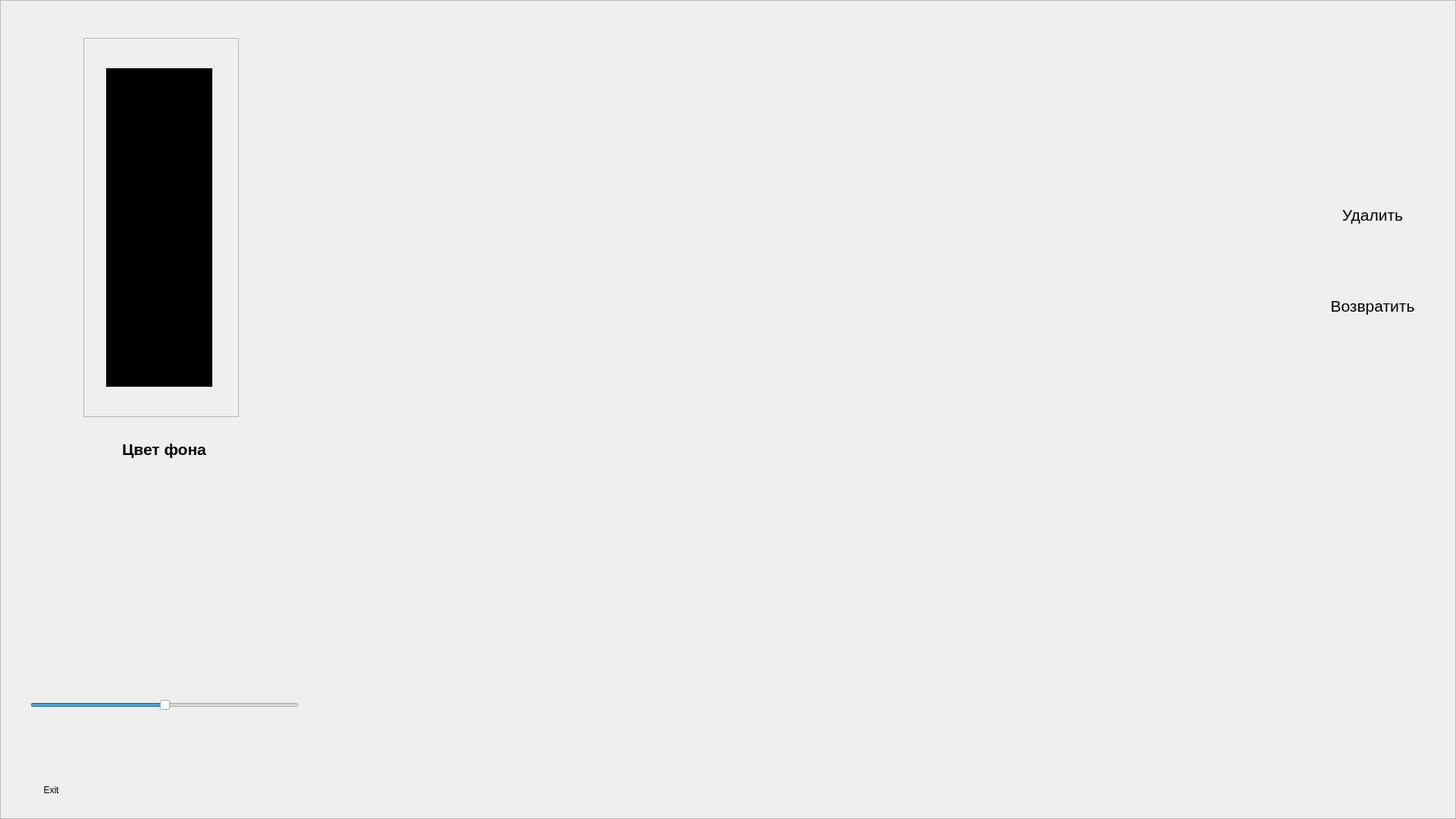
<?xml version="1.0" encoding="UTF-8"?>
<ui version="4.0">
 <class>PaintWindow</class>
 <widget class="QWidget" name="PaintWindow">
  <property name="geometry">
   <rect>
    <x>0</x>
    <y>0</y>
    <width>1920</width>
    <height>1080</height>
   </rect>
  </property>
  <property name="contextMenuPolicy">
   <enum>Qt::NoContextMenu</enum>
  </property>
  <property name="windowTitle">
   <string>Form</string>
  </property>
  <property name="windowOpacity">
   <double>1.000000000000000</double>
  </property>
  <property name="autoFillBackground">
   <bool>false</bool>
  </property>
  <property name="styleSheet">
   <string notr="true"/>
  </property>
  <widget class="QPushButton" name="btnExit">
   <property name="geometry">
    <rect>
     <x>30</x>
     <y>1030</y>
     <width>75</width>
     <height>23</height>
    </rect>
   </property>
   <property name="text">
    <string>Exit</string>
   </property>
   <property name="flat">
    <bool>true</bool>
   </property>
  </widget>
  <widget class="QGroupBox" name="groupBoxColor">
   <property name="geometry">
    <rect>
     <x>140</x>
     <y>90</y>
     <width>140</width>
     <height>420</height>
    </rect>
   </property>
   <property name="styleSheet">
    <string notr="true">background-color: rgb(0, 0, 0);</string>
   </property>
   <property name="title">
    <string/>
   </property>
   <property name="checkable">
    <bool>false</bool>
   </property>
   <widget class="QWidget" name="gridLayoutWidget">
    <property name="geometry">
     <rect>
      <x>0</x>
      <y>0</y>
      <width>141</width>
      <height>421</height>
     </rect>
    </property>
    <layout class="QGridLayout" name="gridLayoutColor">
     <property name="spacing">
      <number>0</number>
     </property>
    </layout>
   </widget>
  </widget>
  <widget class="QLabel" name="labMessage">
   <property name="geometry">
    <rect>
     <x>453</x>
     <y>50</y>
     <width>1070</width>
     <height>94</height>
    </rect>
   </property>
   <property name="font">
    <font>
     <pointsize>22</pointsize>
     <weight>75</weight>
     <bold>true</bold>
    </font>
   </property>
   <property name="styleSheet">
    <string notr="true">color: rgb(0, 0, 0);
background-image: url(:/messageBox);</string>
   </property>
   <property name="text">
    <string/>
   </property>
   <property name="alignment">
    <set>Qt::AlignCenter</set>
   </property>
  </widget>
  <widget class="QPushButton" name="btnSetFoneColor">
   <property name="geometry">
    <rect>
     <x>170</x>
     <y>660</y>
     <width>95</width>
     <height>95</height>
    </rect>
   </property>
   <property name="font">
    <font>
     <pointsize>12</pointsize>
    </font>
   </property>
   <property name="styleSheet">
    <string notr="true">color: rgb(0, 0, 0);</string>
   </property>
   <property name="text">
    <string/>
   </property>
   <property name="flat">
    <bool>true</bool>
   </property>
  </widget>
  <widget class="QSlider" name="sldLineWidth">
   <property name="geometry">
    <rect>
     <x>40</x>
     <y>900</y>
     <width>354</width>
     <height>60</height>
    </rect>
   </property>
   <property name="font">
    <font>
     <pointsize>12</pointsize>
    </font>
   </property>
   <property name="minimum">
    <number>1</number>
   </property>
   <property name="maximum">
    <number>5</number>
   </property>
   <property name="pageStep">
    <number>1</number>
   </property>
   <property name="sliderPosition">
    <number>3</number>
   </property>
   <property name="tracking">
    <bool>true</bool>
   </property>
   <property name="orientation">
    <enum>Qt::Horizontal</enum>
   </property>
   <property name="tickPosition">
    <enum>QSlider::NoTicks</enum>
   </property>
   <property name="tickInterval">
    <number>0</number>
   </property>
  </widget>
  <widget class="QLabel" name="labSlider">
   <property name="geometry">
    <rect>
     <x>40</x>
     <y>830</y>
     <width>354</width>
     <height>71</height>
    </rect>
   </property>
   <property name="styleSheet">
    <string notr="true">background-image: url(:/slider_label);</string>
   </property>
   <property name="text">
    <string/>
   </property>
  </widget>
  <widget class="QFrame" name="frame">
   <property name="geometry">
    <rect>
     <x>519</x>
     <y>218</y>
     <width>943</width>
     <height>594</height>
    </rect>
   </property>
   <property name="sizePolicy">
    <sizepolicy hsizetype="Preferred" vsizetype="Ignored">
     <horstretch>0</horstretch>
     <verstretch>0</verstretch>
    </sizepolicy>
   </property>
   <property name="frameShape">
    <enum>QFrame::NoFrame</enum>
   </property>
   <property name="frameShadow">
    <enum>QFrame::Raised</enum>
   </property>
   <property name="lineWidth">
    <number>0</number>
   </property>
   <property name="midLineWidth">
    <number>1</number>
   </property>
   <widget class="QWidget" name="verticalLayoutWidget">
    <property name="geometry">
     <rect>
      <x>0</x>
      <y>0</y>
      <width>941</width>
      <height>591</height>
     </rect>
    </property>
    <layout class="QVBoxLayout" name="frameLayout">
     <property name="spacing">
      <number>0</number>
     </property>
    </layout>
   </widget>
  </widget>
  <widget class="QFrame" name="frameBtnColor">
   <property name="geometry">
    <rect>
     <x>110</x>
     <y>50</y>
     <width>205</width>
     <height>500</height>
    </rect>
   </property>
   <property name="styleSheet">
    <string notr="true">background-image: url(:/panelColorButtons);</string>
   </property>
   <property name="frameShape">
    <enum>QFrame::StyledPanel</enum>
   </property>
   <property name="frameShadow">
    <enum>QFrame::Raised</enum>
   </property>
  </widget>
  <widget class="QLabel" name="labForButton">
   <property name="geometry">
    <rect>
     <x>130</x>
     <y>580</y>
     <width>173</width>
     <height>180</height>
    </rect>
   </property>
   <property name="font">
    <font>
     <pointsize>16</pointsize>
     <weight>75</weight>
     <bold>true</bold>
    </font>
   </property>
   <property name="styleSheet">
    <string notr="true">background-image: url(:/labelForButton);</string>
   </property>
   <property name="text">
    <string>Цвет фона</string>
   </property>
   <property name="alignment">
    <set>Qt::AlignHCenter|Qt::AlignTop</set>
   </property>
   <property name="margin">
    <number>15</number>
   </property>
  </widget>
  <widget class="QFrame" name="frame_2">
   <property name="geometry">
    <rect>
     <x>0</x>
     <y>0</y>
     <width>1920</width>
     <height>1080</height>
    </rect>
   </property>
   <property name="styleSheet">
    <string notr="true">background-image: url(:/backgroundPaintWindow);</string>
   </property>
   <property name="frameShape">
    <enum>QFrame::StyledPanel</enum>
   </property>
   <property name="frameShadow">
    <enum>QFrame::Raised</enum>
   </property>
   <widget class="QPushButton" name="btnNext">
    <property name="geometry">
     <rect>
      <x>1600</x>
      <y>360</y>
      <width>95</width>
      <height>95</height>
     </rect>
    </property>
    <property name="font">
     <font>
      <pointsize>14</pointsize>
     </font>
    </property>
    <property name="styleSheet">
     <string notr="true">color: rgb(0, 0, 0);</string>
    </property>
    <property name="text">
     <string/>
    </property>
    <property name="flat">
     <bool>true</bool>
    </property>
   </widget>
   <widget class="QPushButton" name="btnPrev">
    <property name="geometry">
     <rect>
      <x>1600</x>
      <y>230</y>
      <width>95</width>
      <height>95</height>
     </rect>
    </property>
    <property name="font">
     <font>
      <pointsize>14</pointsize>
     </font>
    </property>
    <property name="styleSheet">
     <string notr="true">color: rgb(0, 0, 0);</string>
    </property>
    <property name="text">
     <string/>
    </property>
    <property name="flat">
     <bool>true</bool>
    </property>
   </widget>
   <widget class="QLabel" name="labelPrev">
    <property name="geometry">
     <rect>
      <x>1710</x>
      <y>260</y>
      <width>200</width>
      <height>46</height>
     </rect>
    </property>
    <property name="font">
     <font>
      <pointsize>16</pointsize>
     </font>
    </property>
    <property name="styleSheet">
     <string notr="true">background-image: url(:/label1);</string>
    </property>
    <property name="text">
     <string>Удалить</string>
    </property>
    <property name="alignment">
     <set>Qt::AlignCenter</set>
    </property>
   </widget>
   <widget class="QLabel" name="labelNext">
    <property name="geometry">
     <rect>
      <x>1710</x>
      <y>380</y>
      <width>200</width>
      <height>46</height>
     </rect>
    </property>
    <property name="font">
     <font>
      <pointsize>16</pointsize>
     </font>
    </property>
    <property name="styleSheet">
     <string notr="true">background-image: url(:/label1);</string>
    </property>
    <property name="text">
     <string>Возвратить</string>
    </property>
    <property name="alignment">
     <set>Qt::AlignCenter</set>
    </property>
   </widget>
   <widget class="QPushButton" name="btnReady">
    <property name="geometry">
     <rect>
      <x>1640</x>
      <y>800</y>
      <width>205</width>
      <height>205</height>
     </rect>
    </property>
    <property name="text">
     <string/>
    </property>
    <property name="flat">
     <bool>true</bool>
    </property>
   </widget>
   <widget class="QLabel" name="labIndicator1">
    <property name="geometry">
     <rect>
      <x>1590</x>
      <y>20</y>
      <width>60</width>
      <height>120</height>
     </rect>
    </property>
    <property name="toolTipDuration">
     <number>-4</number>
    </property>
    <property name="styleSheet">
     <string notr="true">background-image: url(:/indicator_off);</string>
    </property>
    <property name="text">
     <string/>
    </property>
   </widget>
   <widget class="QLabel" name="labIndicator1_num">
    <property name="geometry">
     <rect>
      <x>1590</x>
      <y>20</y>
      <width>60</width>
      <height>120</height>
     </rect>
    </property>
    <property name="styleSheet">
     <string notr="true">background-image: url(:/indicator_5);</string>
    </property>
    <property name="text">
     <string/>
    </property>
   </widget>
   <widget class="QLabel" name="labIndicator2">
    <property name="geometry">
     <rect>
      <x>1650</x>
      <y>20</y>
      <width>60</width>
      <height>120</height>
     </rect>
    </property>
    <property name="styleSheet">
     <string notr="true">background-image: url(:/indicator_off);</string>
    </property>
    <property name="text">
     <string/>
    </property>
   </widget>
   <widget class="QLabel" name="labIndicator3">
    <property name="geometry">
     <rect>
      <x>1710</x>
      <y>20</y>
      <width>60</width>
      <height>120</height>
     </rect>
    </property>
    <property name="styleSheet">
     <string notr="true">background-image: url(:/indicator_off);</string>
    </property>
    <property name="text">
     <string/>
    </property>
   </widget>
   <widget class="QLabel" name="labIndicator4">
    <property name="geometry">
     <rect>
      <x>1770</x>
      <y>20</y>
      <width>60</width>
      <height>120</height>
     </rect>
    </property>
    <property name="styleSheet">
     <string notr="true">background-image: url(:/indicator_off);</string>
    </property>
    <property name="text">
     <string/>
    </property>
   </widget>
   <widget class="QLabel" name="labIndicator5">
    <property name="geometry">
     <rect>
      <x>1830</x>
      <y>20</y>
      <width>60</width>
      <height>120</height>
     </rect>
    </property>
    <property name="styleSheet">
     <string notr="true">background-image: url(:/indicator_off);</string>
    </property>
    <property name="text">
     <string/>
    </property>
   </widget>
   <widget class="QLabel" name="labIndicator2_num">
    <property name="geometry">
     <rect>
      <x>1650</x>
      <y>20</y>
      <width>60</width>
      <height>120</height>
     </rect>
    </property>
    <property name="styleSheet">
     <string notr="true">background-image: url(:/indicator_8);</string>
    </property>
    <property name="text">
     <string/>
    </property>
   </widget>
   <widget class="QLabel" name="labIndicator3_num">
    <property name="geometry">
     <rect>
      <x>1710</x>
      <y>20</y>
      <width>60</width>
      <height>120</height>
     </rect>
    </property>
    <property name="styleSheet">
     <string notr="true">background-image: url(:/indicator_dots);</string>
    </property>
    <property name="text">
     <string/>
    </property>
   </widget>
   <widget class="QLabel" name="labIndicator4_num">
    <property name="geometry">
     <rect>
      <x>1770</x>
      <y>20</y>
      <width>60</width>
      <height>120</height>
     </rect>
    </property>
    <property name="styleSheet">
     <string notr="true">background-image: url(:/indicator_2);</string>
    </property>
    <property name="text">
     <string/>
    </property>
   </widget>
   <widget class="QLabel" name="labIndicator5_num">
    <property name="geometry">
     <rect>
      <x>1830</x>
      <y>20</y>
      <width>60</width>
      <height>120</height>
     </rect>
    </property>
    <property name="styleSheet">
     <string notr="true">background-image: url(:/indicator_0);</string>
    </property>
    <property name="text">
     <string/>
    </property>
   </widget>
   <widget class="QLabel" name="label">
    <property name="geometry">
     <rect>
      <x>450</x>
      <y>880</y>
      <width>1070</width>
      <height>96</height>
     </rect>
    </property>
    <property name="autoFillBackground">
     <bool>false</bool>
    </property>
    <property name="styleSheet">
     <string notr="true">background-image: url(:/inputBox);</string>
    </property>
    <property name="text">
     <string/>
    </property>
    <property name="scaledContents">
     <bool>false</bool>
    </property>
   </widget>
   <widget class="QLineEdit" name="lineEdit">
    <property name="geometry">
     <rect>
      <x>530</x>
      <y>900</y>
      <width>911</width>
      <height>51</height>
     </rect>
    </property>
    <property name="font">
     <font>
      <pointsize>22</pointsize>
      <weight>75</weight>
      <bold>true</bold>
     </font>
    </property>
    <property name="autoFillBackground">
     <bool>false</bool>
    </property>
    <property name="styleSheet">
     <string notr="true">background: transparent;</string>
    </property>
    <property name="frame">
     <bool>false</bool>
    </property>
   </widget>
  </widget>
  <zorder>frame_2</zorder>
  <zorder>labForButton</zorder>
  <zorder>frameBtnColor</zorder>
  <zorder>btnExit</zorder>
  <zorder>groupBoxColor</zorder>
  <zorder>labMessage</zorder>
  <zorder>btnSetFoneColor</zorder>
  <zorder>sldLineWidth</zorder>
  <zorder>labSlider</zorder>
  <zorder>frame</zorder>
 </widget>
 <resources/>
 <connections/>
</ui>
